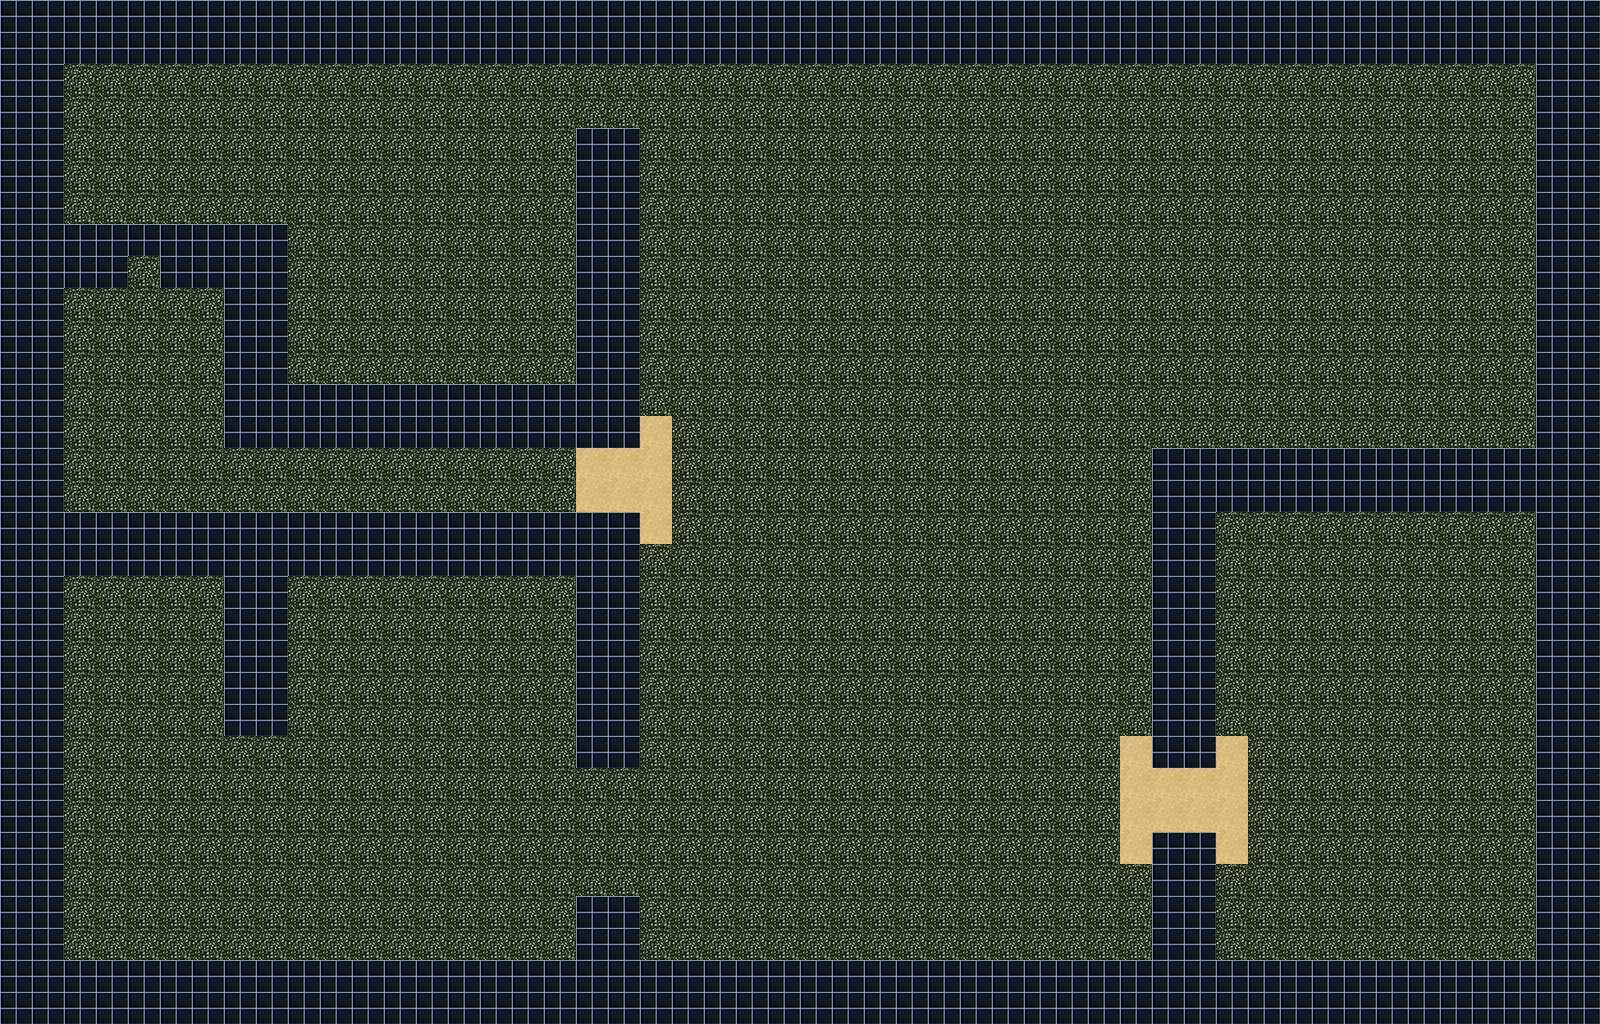

A 2D game scene composited from a Tiled map and its tileset images. What follows is a short description and the map's XML, with each tile layer's data collapsed to a summary:
An orthogonal 50x32 tile map with 32x32 px tiles, 2 tile layers (ground, wall) and 13 objects.

<map version="1.0" orientation="orthogonal" renderorder="right-down" width="50" height="32" tilewidth="32" tileheight="32" nextobjectid="18">
 <tileset firstgid="1" name="dungeon" tilewidth="32" tileheight="32">
  <image source="dungeon.png" trans="ff00ff" width="96" height="96" />
 </tileset>
 <layer name="ground" width="50" height="32">
  <data>[1600 cells, 1600 non-empty, 2 distinct tile ids]</data>
 </layer>
 <layer name="wall" width="50" height="32">
  <data>[1600 cells, 483 non-empty, 1 distinct tile ids]</data>
 </layer>
 <objectgroup name="enemy">
  <object id="3" x="746.667" y="553.333">
   <ellipse />
  </object>
  <object id="5" x="1260.33" y="167.667">
   <ellipse />
  </object>
  <object id="6" x="1348" y="885.333">
   <ellipse />
  </object>
  <object id="8" x="138.667" y="658.667">
   <ellipse />
  </object>
 </objectgroup>
 <objectgroup name="vdoor">
  <object id="4" x="614.667" y="445.333" width="16" height="64" />
  <object id="17" x="1177.33" y="768" width="16" height="64" />
 </objectgroup>
 <objectgroup name="hdoor" />
 <objectgroup name="player">
  <object id="1" x="140" y="437.333">
   <ellipse />
  </object>
 </objectgroup>
 <objectgroup name="lever">
  <object id="9" x="417.333" y="330.667" width="32" height="16" />
  <object id="11" x="418.667" y="614.667" width="32" height="16" />
  <object id="12" x="96" y="814.667" width="32" height="16" />
  <object id="13" x="1473.33" y="421.333" width="32" height="16" />
  <object id="14" x="1473.33" y="866.667" width="32" height="16" />
 </objectgroup>
 <objectgroup name="goal">
  <object id="7" x="127.97" y="256" width="32" height="32" />
 </objectgroup>
 <objectgroup name="trap" />
</map>
